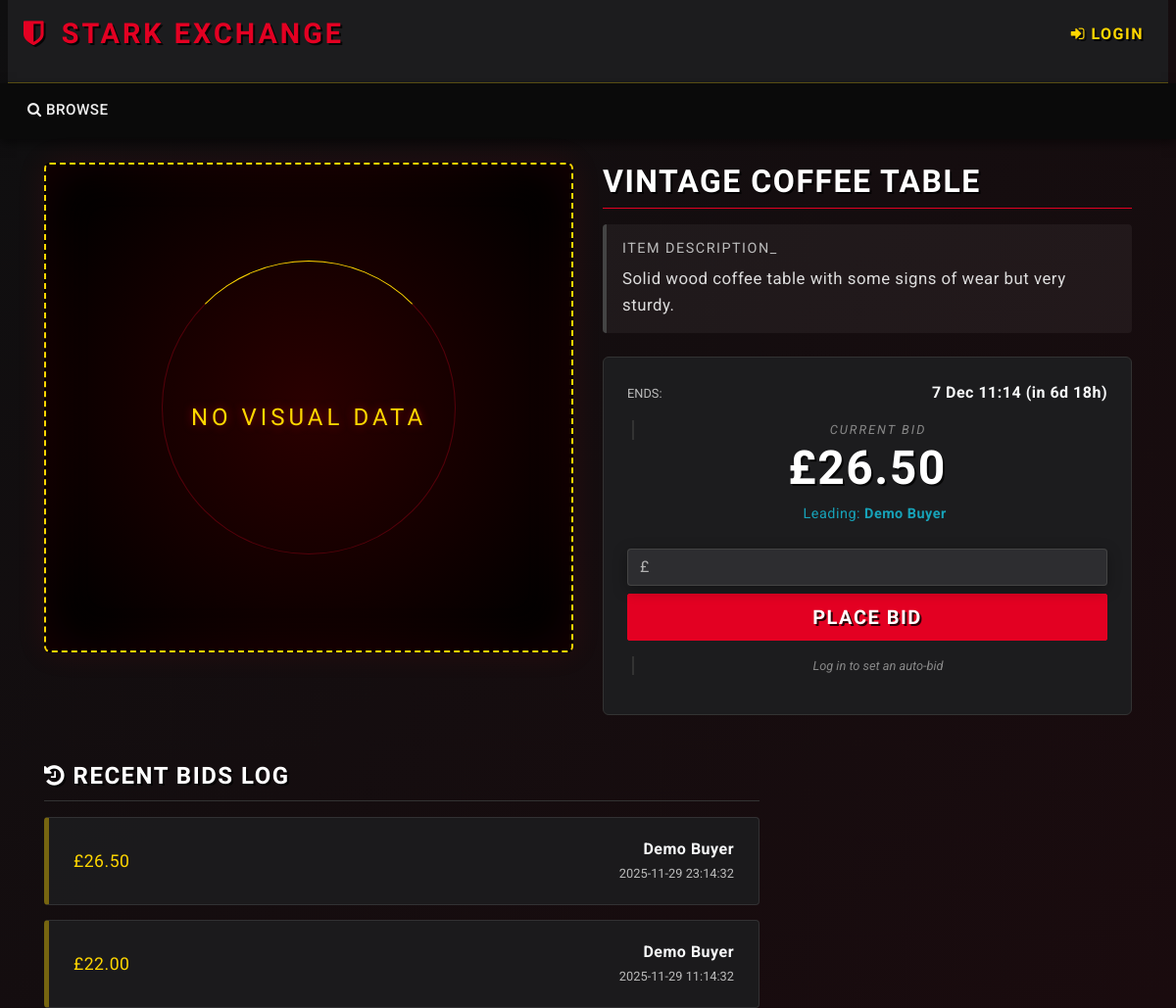
/listing.php?item_id=1, run on the app's committed database.
### tables this page shows
CREATE TABLE auctions (
    auction_id    INT AUTO_INCREMENT PRIMARY KEY,
    item_id       INT NOT NULL,
    seller_id     INT NOT NULL,
    start_price   DECIMAL(10,2) NOT NULL,
    reserve_price DECIMAL(10,2),
    start_date    DATETIME NOT NULL DEFAULT CURRENT_TIMESTAMP,
    end_date      DATETIME NOT NULL,
    winner_id     INT NULL,
     
     
     
    status        ENUM('pending','active','finished','cancelled','removed')
                  NOT NULL DEFAULT 'pending',

    CONSTRAINT fk_auctions_item
        FOREIGN KEY (item_id)
        REFERENCES items(item_id)
        ON DELETE CASCADE
        ON UPDATE CASCADE,

    CONSTRAINT fk_auctions_seller
        FOREIGN KEY (seller_id)
        REFERENCES users(user_id)
        ON DELETE CASCADE
        ON UPDATE CASCADE,

    CONSTRAINT fk_auctions_winner
        FOREIGN KEY (winner_id)
        REFERENCES users(user_id)
        ON DELETE SET NULL
        ON UPDATE CASCADE
);

CREATE TABLE items (
    item_id      INT AUTO_INCREMENT PRIMARY KEY,
    title        VARCHAR(255) NOT NULL,
    description  TEXT,
    
     
    image_path   VARCHAR(255) DEFAULT NULL, 
     

    category_id  INT NOT NULL,
    seller_id    INT NOT NULL,
    created_at   DATETIME NOT NULL DEFAULT CURRENT_TIMESTAMP,

    CONSTRAINT fk_items_category
        FOREIGN KEY (category_id)
        REFERENCES categories(category_id)
        ON DELETE RESTRICT
        ON UPDATE CASCADE,

    CONSTRAINT fk_items_seller
        FOREIGN KEY (seller_id)
        REFERENCES users(user_id)
        ON DELETE CASCADE
        ON UPDATE CASCADE
);

CREATE TABLE users (
    user_id        INT AUTO_INCREMENT PRIMARY KEY,
    name           VARCHAR(100) NOT NULL,
    email          VARCHAR(255) NOT NULL UNIQUE,
    password_hash  VARCHAR(255) NOT NULL,
    role_id        INT NOT NULL,
    created_at     DATETIME NOT NULL DEFAULT CURRENT_TIMESTAMP,

    CONSTRAINT fk_users_role
        FOREIGN KEY (role_id)
        REFERENCES roles(role_id)
        ON DELETE RESTRICT
        ON UPDATE CASCADE
);

CREATE TABLE bids (
    bid_id      INT AUTO_INCREMENT PRIMARY KEY,
    auction_id  INT NOT NULL,
    buyer_id    INT NOT NULL,
    bid_amount  DECIMAL(10,2) NOT NULL,
    bid_time    DATETIME NOT NULL DEFAULT CURRENT_TIMESTAMP,

    CONSTRAINT fk_bids_auction
        FOREIGN KEY (auction_id)
        REFERENCES auctions(auction_id)
        ON DELETE CASCADE
        ON UPDATE CASCADE,

    CONSTRAINT fk_bids_buyer
        FOREIGN KEY (buyer_id)
        REFERENCES users(user_id)
        ON DELETE CASCADE
        ON UPDATE CASCADE
);

### utilities.php (called while the page is built, shortened)
<?php
function get_db() {
    static $conn = null;
    if ($conn === null) {
        $conn = new mysqli(DB_HOST, DB_USER, DB_PASS, DB_NAME);
        $conn->set_charset(DB_CHARSET);
    }
    return $conn;
}
function db_query($sql, $types = '', $params = []) {
    $conn = get_db();
    $stmt = $conn->prepare($sql);
    $stmt->bind_param($types, ...$params);
    if (!$stmt->execute()) {
        die('Execute failed: ' . $stmt->error);
    }
    return $stmt->get_result();
}
function is_logged_in() {
    return isset($_SESSION['user_id']);
}
function current_user_role() {
    return $_SESSION['role_name'] ?? null;
}
function display_time_remaining($interval) {
    if ($interval->days == 0 && $interval->h == 0) {
      $time_remaining = $interval->format('%im %Ss');
    }
    else if ($interval->days == 0) {
      $time_remaining = $interval->format('%hh %im');
    }
    else {
      $time_remaining = $interval->format('%ad %hh');
    }
  return $time_remaining;
}
?>

### listing.php (the view, shortened to what this page needs)
<?php
require_once 'utilities.php';
include_once 'header.php';
$item_id = (int)$_GET['item_id'];
$sql = "
    SELECT
      a.auction_id,
      a.start_price,
      a.end_date,
      a.status,
      a.winner_id,
      i.title,
      i.description,
      i.image_path
    FROM auctions a
    JOIN items i ON a.item_id = i.item_id
    WHERE i.item_id = ?
    ORDER BY a.end_date DESC
    LIMIT 1
";
$result = db_query($sql, 'i', [$item_id]);
$row = $result->fetch_assoc();
$auction_id  = (int)$row['auction_id'];
$title       = $row['title'];
$description = $row['description'];
$start_price = (float)$row['start_price'];
$end_time    = new DateTime($row['end_date']);
$winner_id   = $row['winner_id'] !== null ? (int)$row['winner_id'] : null;
$image_path  = $row['image_path'];
$sql_bid = "
    SELECT
      COUNT(*) AS num_bids,
      MAX(bid_amount) AS max_bid
    FROM bids
    WHERE auction_id = ?
";
$result_bid = db_query($sql_bid, 'i', [$auction_id]);
$bid_row = $result_bid->fetch_assoc();
$num_bids = (int)$bid_row['num_bids'];
$max_bid  = $bid_row['max_bid'];
$current_price = ($max_bid === null) ? $start_price : (float)$max_bid;
$current_winner = null;
if ($num_bids > 0) {
    $sql_winner = "
        SELECT u.name
        FROM bids b
        JOIN users u ON b.buyer_id = u.user_id
        WHERE b.auction_id = ?
        ORDER BY b.bid_amount DESC, b.bid_time ASC
        LIMIT 1
    ";
    $result_winner = db_query($sql_winner, 'i', [$auction_id]);
    if ($result_winner && $winner_row = $result_winner->fetch_assoc()) {
        $current_winner = $winner_row['name'];
    }
}
$has_session = is_logged_in();
$paid = false;
$now = new DateTime();
$time_remaining = '';
if ($now < $end_time) {
    $time_to_end = date_diff($now, $end_time);
    $time_remaining = ' (in ' . display_time_remaining($time_to_end) . ')';
}
$sql_history = "
    SELECT
        b.bid_amount,
        b.bid_time,
        u.name
    FROM bids b
    JOIN users u ON b.buyer_id = u.user_id
    WHERE b.auction_id = ?
    ORDER BY b.bid_time DESC
    LIMIT 5
";
$result_history = db_query($sql_history, 'i', [$auction_id]);
$bid_history = [];
if ($result_history && $result_history->num_rows > 0) {
    while ($h = $result_history->fetch_assoc()) {
        $bid_history[] = $h;
    }
}
?>
<div class="container mt-4">
    <div class="row">
        <div class="col-md-6 mb-4">
            <?php if (!empty($image_path)): ?>
                <?php $img_src = htmlspecialchars($image_path); ?>
                <div style="border: 2px solid var(--color-accent); border-radius: 6px; overflow: hidden; box-shadow: 0 0 30px rgba(227, 0, 34, 0.2);">
                    <img src="<?php echo $img_src; ?>" alt="Item Image" style="width: 100%; height: 500px; object-fit: cover;">
                </div>
            <?php else: ?>
                <div class="img-placeholder-lg" style="height: 500px;"></div>
            <?php endif; ?>
        </div>
        <div class="col-md-6">
            <div class="d-flex justify-content-between align-items-start mb-3 border-bottom pb-2" style="border-color: var(--color-primary) !important;">
                <h2 class="text-uppercase m-0" style="font-family: 'Oswald', sans-serif; color: #fff; letter-spacing: 1px;">
                    <?php echo htmlspecialchars($title); ?>
                </h2>
            </div>
            <div class="item-description p-3 mb-4" style="background: rgba(255,255,255,0.05); border-left: 4px solid #444; border-radius: 4px;">
                <h5 class="text-muted mb-2" style="font-size: 0.9rem; letter-spacing: 1px;">ITEM DESCRIPTION_</h5>
                <div style="color: #ddd; font-size: 1.05rem; line-height: 1.6;">
                    <?php echo nl2br(htmlspecialchars($description)); ?>
                </div>
            </div>
            <div class="bidding-zone p-4" style="background-color: var(--color-bg-secondary); border: 1px solid #333; border-radius: 6px;">
                <?php if ($now > $end_time): ?>
                    <div class="alert alert-dark border-danger text-center font-weight-bold" style="color: #ff6b6b;">
                        This auction ended <?php echo date_format($end_time, 'j M H:i'); ?>
                    </div>
                    <?php if ($has_session && isset($user_id) && $winner_id === $user_id): ?>
                        <?php if (!$paid): ?>
                            <a href="pay.php?auction_id=<?php echo $auction_id; ?>" class="btn btn-success btn-block mt-2">Pay now</a>
                        <?php else: ?>
                            <span class="badge bg-success mt-2 w-100 p-2">Paid</span>
                        <?php endif; ?>
                    <?php endif; ?>
                <?php else: ?>
                    <div class="d-flex justify-content-between align-items-center mb-3">
                        <span class="text-muted text-uppercase small">Ends:</span>
                        <span class="font-weight-bold text-light"><?php echo date_format($end_time, 'j M H:i') . $time_remaining; ?></span>
                    </div>
                    <div class="text-center mb-4">
                        <p class="lead mb-0 text-muted" style="font-size: 0.8rem; letter-spacing: 2px;">CURRENT BID</p>
                        <h1 style="color: var(--color-accent); font-family: 'Oswald', sans-serif; font-size: 3rem; margin: 0;">
                            £<?php echo number_format($current_price, 2); ?>
                        </h1>
                        <?php if ($current_winner): ?>
                            <p class="text-info mb-0" style="font-size: 0.9rem; margin-top: 0.5rem;">
                                <i class="fas fa-trophy"></i> Leading: <strong><?php echo htmlspecialchars($current_winner); ?></strong>
                            </p>
                        <?php endif; ?>
                    </div>
                    <?php if (current_user_role() !== 'seller' && current_user_role() !== 'admin'): ?>
                        <form method="POST" action="place_bid.php" class="mb-3">
                            <div class="input-group mb-2">
                                <div class="input-group-prepend">
                                    <span class="input-group-text border-0" style="background: #333; color: var(--color-accent);">£</span>
                                </div>
                                <input type="number" class="form-control" name="bid_amount"
                                       style="background: #222; color: #fff; border: 1px solid #444;"
                                       step="0.01" min="<?php echo $current_price + 0.01; ?>" required>
                            </div>
                            <button type="submit" class="btn btn-primary btn-lg btn-block" style="font-family: 'Oswald', sans-serif; letter-spacing: 1px;">
                                PLACE BID
                            </button>
                        </form>
                        <?php if ($has_session && current_user_role() !== 'seller' && current_user_role() !== 'admin'): ?>
                            <div class="card bg-transparent border-0">
                                <div class="card-header p-0 bg-transparent border-0 text-center">
                                    <button class="btn btn-link text-muted text-decoration-none small" type="button" data-toggle="collapse" data-target="#collapseAutoBid">
                                        <i class="fa fa-cogs"></i> Set Auto-bid (Advanced)
                                    </button>
                                </div>
                                <div id="collapseAutoBid" class="collapse">
                                    <div class="card-body p-3 mt-2" style="border: 1px dashed #555; border-radius: 4px; background: rgba(0,0,0,0.2);">
                                        <form method="POST" action="set_autobid.php">
                                            <input type="hidden" name="auction_id" value="<?php echo $auction_id; ?>">
                                            <div class="form-group mb-2">
                                                <label class="small text-muted">Max Amount</label>
                                                <input type="number" class="form-control form-control-sm bg-dark text-light border-secondary" name="max_amount" step="0.01" min="<?php echo $current_price + 0.01; ?>" required>
                                            </div>
                                            <div class="form-group mb-2">
                                                <label class="small text-muted">Step</label>
                                                <input type="number" class="form-control form-control-sm bg-dark text-light border-secondary" name="step" step="0.01" min="0.01" required>
                                            </div>
                                            <button type="submit" class="btn btn-outline-secondary btn-sm btn-block mt-2">Save Auto-bid</button>
                                        </form>
                                    </div>
                                </div>
                            </div>
                        <?php else: ?>
                            <p class="text-muted small text-center mt-3">Log in to set an auto-bid</p>
                        <?php endif; ?>
                    <?php else: ?>
                        <div class="alert alert-info text-center" style="background: rgba(23, 162, 184, 0.1); border-color: #17a2b8;">
                            <i class="fa fa-info-circle"></i> Sellers can only browse and view auctions. To place bids, please register as a buyer.
                        </div>
                    <?php endif; ?>
                <?php endif; ?>
            </div>
        </div>
    </div>
    <div class="row mt-5">
        <div class="col-md-8">
            <h4 class="text-uppercase mb-3" style="font-family: 'Oswald', sans-serif; color: #aaa; border-bottom: 1px solid #333; padding-bottom: 10px;">
                <i class="fa fa-history"></i> Recent Bids Log
            </h4>
            <?php if (empty($bid_history)): ?>
                <p class="text-muted font-italic">No bids recorded in the database.</p>
            <?php else: ?>
                <ul class="list-group">
                    <?php foreach ($bid_history as $bh): ?>
                        <li class="list-group-item d-flex justify-content-between align-items-center"
                            style="background-color: var(--color-bg-secondary); border-color: #333; color: #ccc;">
                            <span style="font-family: 'Oswald', sans-serif; font-size: 1.1rem; color: var(--color-accent);">
                                £<?php echo number_format((float)$bh['bid_amount'], 2); ?>
                            </span>
                            <div class="text-right">
                                <span class="font-weight-bold text-light"><?php echo htmlspecialchars($bh['name']); ?></span>
                                <br>
                                <small class="text-muted" style="font-family: monospace;">
                                    <?php echo date('Y-m-d H:i:s', strtotime($bh['bid_time'])); ?>
                                </small>
                            </div>
                        </li>
                    <?php endforeach; ?>
                </ul>
            <?php endif; ?>
        </div>
        <div class="col-md-4 text-right">
        </div>
    </div>
</div>
<?php include_once "footer.php"; ?>

### data on the page
auctions: item.title "VINTAGE COFFEE TABLE", item.description "Solid wood coffee table with some signs of wear but very sturdy.", end_date "7 Dec 11:14", end_date "(in 6d 18h)"
users: name "Demo Buyer"
bids: bid_amount "26.50", buyer.name "Demo Buyer", bid_time "2025-11-29 23:14:32"
bids: bid_amount "22.00", buyer.name "Demo Buyer", bid_time "2025-11-29 11:14:32"

### other printed values
$current_price "26.50"
